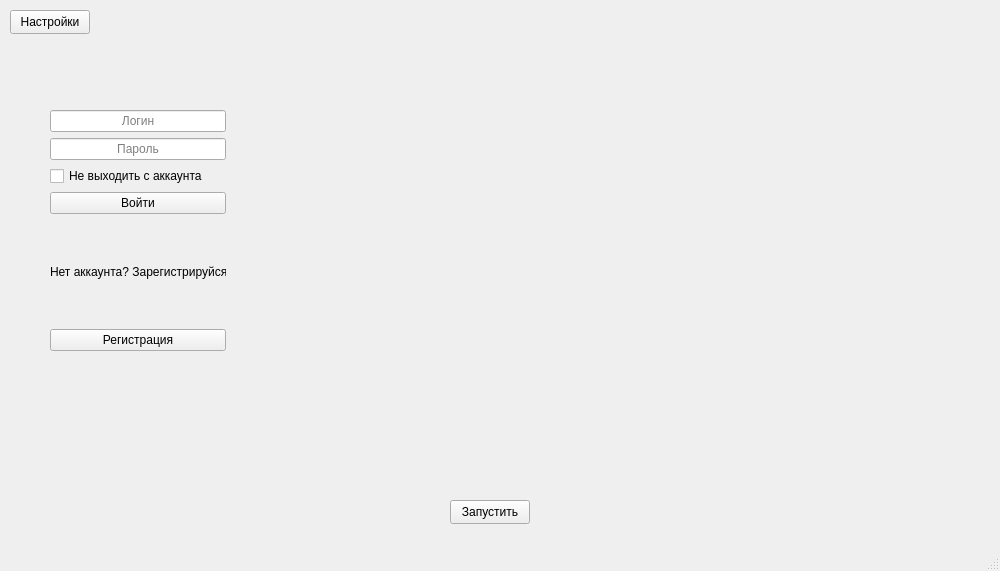
<?xml version="1.0" encoding="UTF-8"?>
<ui version="4.0">
 <class>MainWindow</class>
 <widget class="QMainWindow" name="MainWindow">
  <property name="geometry">
   <rect>
    <x>0</x>
    <y>0</y>
    <width>1000</width>
    <height>571</height>
   </rect>
  </property>
  <property name="windowTitle">
   <string>PunkLauncher</string>
  </property>
  <widget class="QWidget" name="centralwidget">
   <widget class="QWidget" name="verticalLayoutWidget">
    <property name="geometry">
     <rect>
      <x>50</x>
      <y>110</y>
      <width>176</width>
      <height>241</height>
     </rect>
    </property>
    <layout class="QVBoxLayout" name="verticalLayout">
     <item>
      <widget class="QLineEdit" name="loginLineLog">
       <property name="alignment">
        <set>Qt::AlignCenter</set>
       </property>
       <property name="placeholderText">
        <string>Логин</string>
       </property>
      </widget>
     </item>
     <item>
      <widget class="QLineEdit" name="passLineLog">
       <property name="alignment">
        <set>Qt::AlignCenter</set>
       </property>
       <property name="placeholderText">
        <string>Пароль</string>
       </property>
      </widget>
     </item>
     <item>
      <widget class="QCheckBox" name="dontLeaveCheck">
       <property name="text">
        <string>Не выходить с аккаунта</string>
       </property>
      </widget>
     </item>
     <item>
      <widget class="QPushButton" name="loginBtn">
       <property name="text">
        <string>Войти</string>
       </property>
      </widget>
     </item>
     <item>
      <widget class="QLabel" name="label">
       <property name="text">
        <string>Нет аккаунта? Зарегистрируйся</string>
       </property>
      </widget>
     </item>
     <item>
      <widget class="QPushButton" name="regBtn">
       <property name="text">
        <string>Регистрация</string>
       </property>
      </widget>
     </item>
    </layout>
   </widget>
   <widget class="QPushButton" name="startBtn">
    <property name="geometry">
     <rect>
      <x>450</x>
      <y>500</y>
      <width>80</width>
      <height>24</height>
     </rect>
    </property>
    <property name="text">
     <string>Запустить</string>
    </property>
   </widget>
   <widget class="QPushButton" name="settingsBtn">
    <property name="geometry">
     <rect>
      <x>10</x>
      <y>10</y>
      <width>80</width>
      <height>24</height>
     </rect>
    </property>
    <property name="text">
     <string>Настройки</string>
    </property>
   </widget>
  </widget>
  <widget class="QMenuBar" name="menubar">
   <property name="geometry">
    <rect>
     <x>0</x>
     <y>0</y>
     <width>1000</width>
     <height>21</height>
    </rect>
   </property>
  </widget>
  <widget class="QStatusBar" name="statusbar"/>
 </widget>
 <resources/>
 <connections/>
</ui>
